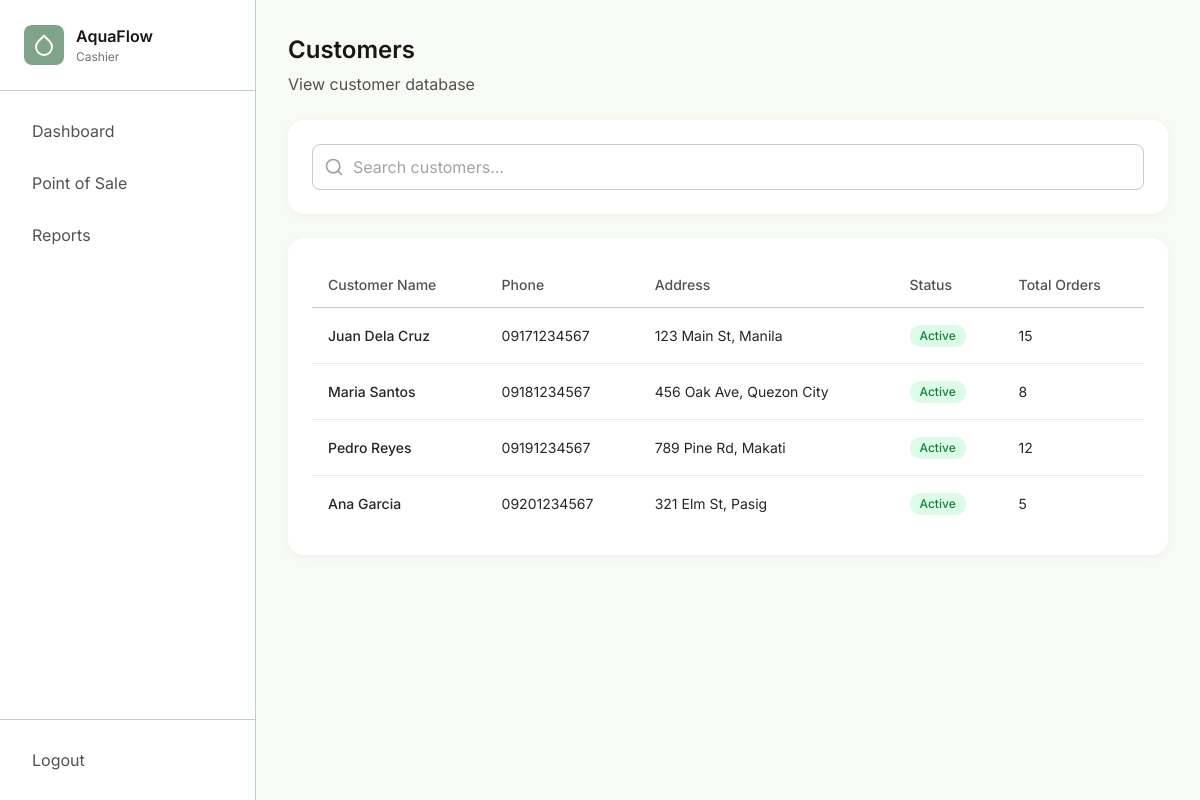
Before: /cashier/customers.php (signed in) with the older database file.
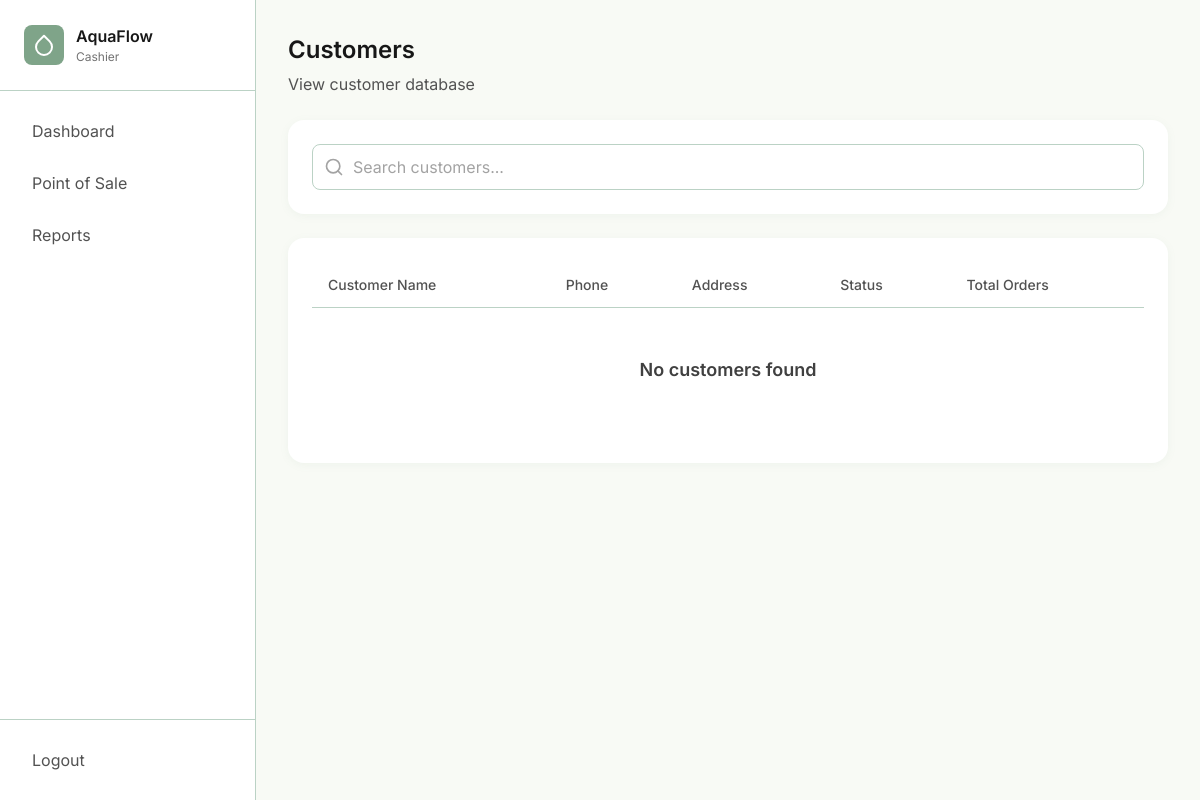
After: the same page with the newer database file.
### tables this page shows
CREATE TABLE IF NOT EXISTS `customers` (
  `id` int NOT NULL AUTO_INCREMENT,
  `name` varchar(255) NOT NULL,
  `phone` varchar(20) NOT NULL,
  `address` text NOT NULL,
  `status` enum('active','inactive') NOT NULL DEFAULT 'active',
  `total_orders` int DEFAULT '0',
  `created_at` timestamp NULL DEFAULT CURRENT_TIMESTAMP,
  `updated_at` timestamp NULL DEFAULT CURRENT_TIMESTAMP ON UPDATE CURRENT_TIMESTAMP,
  PRIMARY KEY (`id`)
);

### auth/session.php (called while the page is built, shortened)
<?php
function getUserRole()
{
    return $_SESSION['user_role'] ?? null;
}

### includes/functions.php (called while the page is built, shortened)
<?php
function getStatusBadgeClass($status)
{
    $classes = [
        'active' => 'badge-success',
        'inactive' => 'badge-error',
        'pending' => 'badge-warning',
        'processing' => 'badge-info',
        'completed' => 'badge-success',
        'cancelled' => 'badge-error',
        'in-transit' => 'badge-info'
    ];
    return $classes[$status] ?? 'badge-info';
}
function renderFooter()
{
    require_once __DIR__ . '/footer.php';
}

### cashier/customers.php (the view, shortened to what the changed rows need)
<?php
require_once __DIR__ . '/../auth/session.php';
require_once __DIR__ . '/../includes/functions.php';
require_once __DIR__ . '/../includes/header.php';
require_once __DIR__ . '/../includes/sidebar.php';
$conn = getDBConnection();
$customersQuery = "SELECT * FROM customers ORDER BY created_at DESC";
$customers = $conn->query($customersQuery);
?>
<div class="dashboard-layout">
    <?php renderSidebar('customers'); ?>
    <main class="main-content">
        <div class="content-wrapper">
            <div class="page-header">
                <div>
                    <h1 class="page-title">Customers</h1>
                </div>
            </div>
            <div class="card">
                <div class="table-container">
                    <table class="table" id="customersTable">
                        <thead>
                            <tr>
                                <th>Customer Name</th>
                                <th>Phone</th>
                                <th>Address</th>
                                <th>Status</th>
                                <th>Total Orders</th>
                            </tr>
                        </thead>
                        <tbody>
                            <?php if ($customers->num_rows > 0): ?>
                                <?php while ($customer = $customers->fetch_assoc()): ?>
                                    <tr>
                                        <td class="font-medium"><?php echo htmlspecialchars($customer['name']); ?></td>
                                        <td><?php echo htmlspecialchars($customer['phone']); ?></td>
                                        <td><?php echo htmlspecialchars($customer['address']); ?></td>
                                        <td>
                                            <span class="badge <?php echo getStatusBadgeClass($customer['status']); ?>">
                                                <?php echo ucfirst($customer['status']); ?>
                                            </span>
                                        </td>
                                        <td><?php echo number_format($customer['total_orders']); ?></td>
                                    </tr>
                                <?php endwhile; ?>
                            <?php else: ?>
                                <tr>
                                    <td colspan="5">
                                        <div class="empty-state">
                                            <div class="empty-state-title">No customers found</div>
                                        </div>
                                    </td>
                                </tr>
                            <?php endif; ?>
                        </tbody>
                    </table>
                </div>
            </div>
        </div>
    </main>
</div>

### includes/sidebar.php (shortened to what the changed rows need)
<?php
if (!function_exists('renderSidebar')) {
    function renderSidebar($currentPage = 'index')
    {
        $role = getUserRole();
        $adminLinks = [
            ['url' => 'index.php', 'icon' => 'layout-dashboard', 'label' => 'Dashboard'],
            ['url' => 'customers.php', 'icon' => 'users', 'label' => 'Customers'],
            ['url' => 'forms.php', 'icon' => 'file-text', 'label' => 'Forms'],
            ['url' => 'deliveries.php', 'icon' => 'truck', 'label' => 'Deliveries'],
            ['url' => 'pos.php', 'icon' => 'shopping-cart', 'label' => 'Point of Sale'],
            ['url' => 'reports.php', 'icon' => 'bar-chart', 'label' => 'Reports'],
            ['url' => 'users.php', 'icon' => 'user-cog', 'label' => 'User Management']
        ];
        $cashierLinks = [
            ['url' => 'index.php', 'icon' => 'layout-dashboard', 'label' => 'Dashboard'],
            ['url' => 'pos.php', 'icon' => 'shopping-cart', 'label' => 'Point of Sale'],
            ['url' => 'reports.php', 'icon' => 'bar-chart', 'label' => 'Reports']
        ];
        $links = $role === 'admin' ? $adminLinks : $cashierLinks;
?>
        <aside class="sidebar">
            <nav class="sidebar-nav">
                <?php foreach ($links as $link): ?>
                    <?php
                    $linkPage = basename($link['url'], '.php');
                    $isActive = $currentPage === $linkPage;
                    ?>
                    <a href="<?php echo htmlspecialchars($link['url']); ?>"
                        class="nav-link <?php echo $isActive ? 'active' : ''; ?>">
                        <span><?php echo htmlspecialchars($link['label']); ?></span>
                    </a>
                <?php endforeach; ?>
            </nav>
        </aside>
<?php
    }
}
?>

Changed rows visible on the page:
removed customers: name "Juan Dela Cruz", phone "09171234567", address "123 Main St, Manila", status "Active", total_orders "15"
removed customers: name "Maria Santos", phone "09181234567", address "456 Oak Ave, Quezon City", status "Active", total_orders "8"
removed customers: name "Pedro Reyes", phone "09191234567", address "789 Pine Rd, Makati", status "Active", total_orders "12"
removed customers: name "Ana Garcia", phone "09201234567", address "321 Elm St, Pasig", status "Active", total_orders "5"
Other visible differences:
text now shown: "No customers found"
